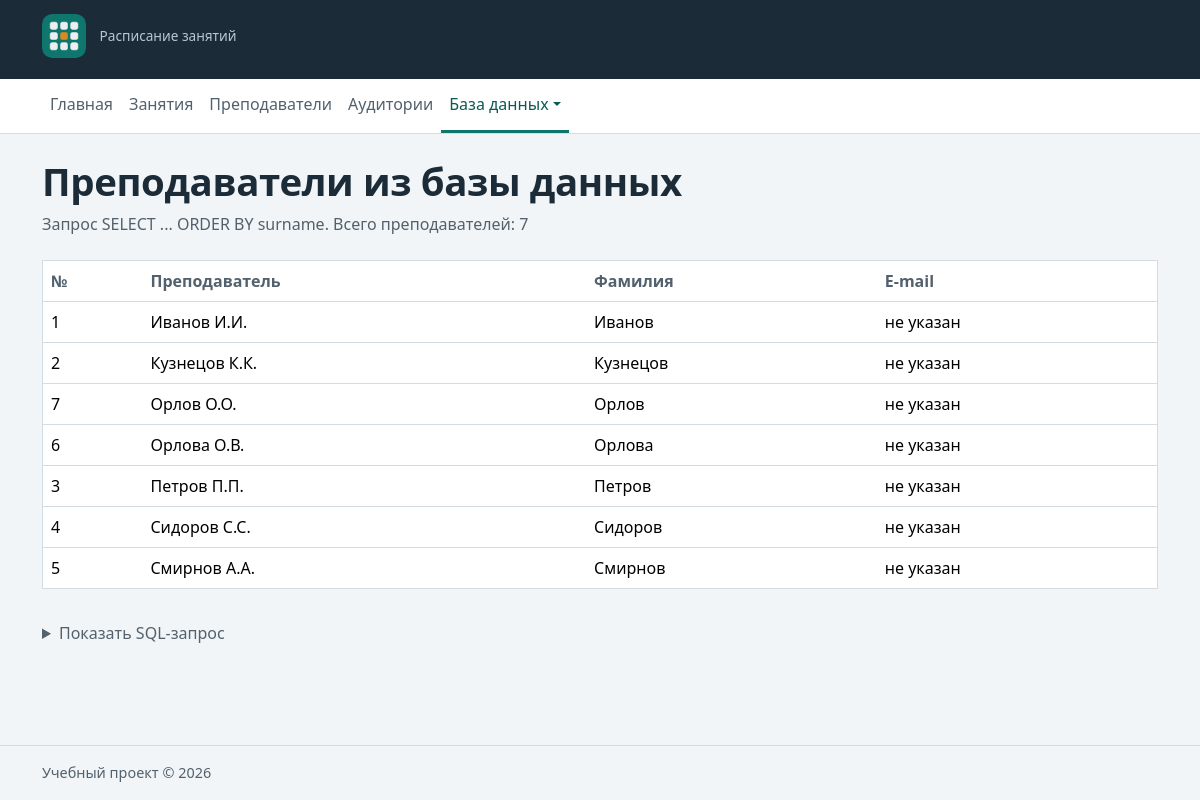
The app's page /db/teachers/ with its own data.
### dbpages/views.py (the view)
# urls.py: path("teachers/", views.teacher_list, name="teachers"),
def teacher_list(request: HttpRequest) -> HttpResponse:
    db_error = None
    conn = sqlite3.connect(settings.SQLITE_PATH)
    conn.row_factory = sqlite3.Row
    try:
        teachers = conn.execute(TEACHERS_QUERY).fetchall()
    except sqlite3.OperationalError:
        teachers, db_error = [], DB_NOT_READY
    finally:
        conn.close()
    context = {"teachers": teachers, "db_error": db_error,
               "sql": TEACHERS_QUERY.strip()}
    return render(request, "dbpages/teacher_list.html", context)

### dbpages/templates/dbpages/teacher_list.html (shortened to what this page needs)
{% extends "base.html" %}
{% block content %}
<h1 class="page-title">Преподаватели из базы данных</h1>
<p class="page-subtitle">Запрос SELECT ... ORDER BY surname. Всего преподавателей: {{ teachers|length }}</p>
<div class="table-responsive">
  <table class="table table-hover align-middle db-table">
    <thead>
      <tr>
        <th scope="col">№</th>
        <th scope="col">Преподаватель</th>
        <th scope="col">Фамилия</th>
        <th scope="col">E-mail</th>
      </tr>
    </thead>
    <tbody>
      {% for item in teachers %}
        <tr>
          <td>{{ item.id }}</td>
          <td>{{ item.full_name }}</td>
          <td>{{ item.surname }}</td>
          <td>{{ item.email|default_if_none:"не указан" }}</td>
        </tr>
      {% empty %}
        <tr>
          <td colspan="4" class="empty-state">В базе нет преподавателей. Выполните python -m db.import_json.</td>
        </tr>
      {% endfor %}
    </tbody>
  </table>
</div>
{% include "dbpages/includes/sql_box.html" %}
{% endblock %}

### templates/base.html (shortened to what this page needs)
{% load static %}<!doctype html>
<html lang="ru">
<head>
  <link href="https://cdn.jsdelivr.net/npm/bootstrap@5.3.3/dist/css/bootstrap.min.css" rel="stylesheet">
  <link href="{% static 'homepage/css/style.css' %}" rel="stylesheet">
</head>
<body class="d-flex flex-column min-vh-100">
<header class="site-header">
  <div class="container">
    <a class="site-header__brand" href="{% url 'homepage:index' %}">
      <img class="roomly-logo" src="{% static 'homepage/img/logo.png' %}"
           alt="Roomly" width="44" height="44">
      <span>
        <span class="site-header__tagline">Расписание занятий</span>
      </span>
    </a>
  </div>
</header>
{% include "includes/navigation.html" %}
<main class="container flex-grow-1 pb-5">
{% block content %}{% endblock %}
</main>
<footer class="site-footer">
  <div class="container">
    Учебный проект © <span id="current-year">{% now "Y" %}</span>
  </div>
</footer>
</body>
</html>

### templates/includes/navigation.html (shortened to what this page needs)
{% with section=request.resolver_match.namespace %}
<nav class="navbar navbar-expand-lg roomly-nav mb-4" aria-label="Основная навигация">
  <div class="container">
    <div class="collapse navbar-collapse" id="main-nav">
      <ul class="navbar-nav">
        <li class="nav-item">
          <a class="nav-link{% if section == 'homepage' %} active{% endif %}"
             href="{% url 'homepage:index' %}">Главная</a>
        </li>
        <li class="nav-item">
          <a class="nav-link{% if section == 'lessons' %} active{% endif %}"
             href="{% url 'lessons:list' %}">Занятия</a>
        </li>
        <li class="nav-item">
          <a class="nav-link{% if section == 'teachers' %} active{% endif %}"
             href="{% url 'teachers:list' %}">Преподаватели</a>
        </li>
        <li class="nav-item">
          <a class="nav-link{% if section == 'rooms' %} active{% endif %}"
             href="{% url 'rooms:list' %}">Аудитории</a>
        </li>
        <li class="nav-item dropdown">
          <button class="nav-link dropdown-toggle{% if section == 'dbpages' %} active{% endif %}"
                  type="button" data-bs-toggle="dropdown" aria-expanded="false">База данных</button>
        </li>
      </ul>
    </div>
  </div>
</nav>
{% endwith %}

### dbpages/templates/dbpages/includes/sql_box.html (shortened to what this page needs)
<details class="sql-query">
  <summary>Показать SQL-запрос</summary>
</details>

### homepage/static/homepage/css/style.css (style rules this page uses)
:root { --rl-ink: #1b2b38; --rl-ink-soft: #52616d; --rl-teal: #0f766e; --rl-teal-dark: #0b5a54; --rl-teal-soft: #dff1ee; --rl-amber: #d98a1f; --rl-amber-soft: #fff1d6; --rl-amber-text: #7a4a00; --rl-paper: #f1f5f7; --rl-line: #d3dce2; }
body { background: var(--rl-paper); color: var(--rl-ink); font-family: system-ui, -apple-system, "Segoe UI", Roboto, "Helvetica Neue", Arial, sans-serif; }
a { color: var(--rl-teal-dark); }
.site-header { background: var(--rl-ink); color: #fff; padding: 0.9rem 0; }
.site-header__brand { display: inline-flex; align-items: center; gap: 0.85rem; color: #fff; text-decoration: none; }
.roomly-logo { width: 44px; height: 44px; border-radius: 10px; }
.site-header__tagline { display: block; font-size: 0.85rem; color: #b9c7d1; }
.roomly-nav { background: #fff; border-bottom: 1px solid var(--rl-line); padding: 0; }
.roomly-nav .nav-link { color: var(--rl-ink-soft); font-weight: 500; padding: 0.85rem 1rem; border-bottom: 3px solid transparent; }
.roomly-nav .nav-link.active { color: var(--rl-teal-dark); border-bottom-color: var(--rl-teal); }
.page-title { font-size: calc(1.5rem + 1.2vw); font-weight: 700; letter-spacing: -0.01em; margin-bottom: 0.5rem; }
.page-subtitle { color: var(--rl-ink-soft); margin-bottom: 1.5rem; }
.site-footer { border-top: 1px solid var(--rl-line); color: var(--rl-ink-soft); font-size: 0.9rem; padding: 1rem 0; }
.db-table { background: #fff; border: 1px solid var(--rl-line); }
.db-table th { color: var(--rl-ink-soft); font-weight: 600; white-space: nowrap; }
.sql-query { margin-top: 1rem; color: var(--rl-ink-soft); }
.sql-query summary { cursor: pointer; }

### records on screen
teachers: id "1", full_name "Иванов И.И.", surname "Иванов", email "не указан"
teachers: id "2", full_name "Кузнецов К.К.", surname "Кузнецов", email "не указан"
teachers: id "7", full_name "Орлов О.О.", surname "Орлов", email "не указан"
teachers: id "6", full_name "Орлова О.В.", surname "Орлова", email "не указан"
teachers: id "3", full_name "Петров П.П.", surname "Петров", email "не указан"
teachers: id "4", full_name "Сидоров С.С.", surname "Сидоров", email "не указан"
teachers: id "5", full_name "Смирнов А.А.", surname "Смирнов", email "не указан"

### other values on screen
{{ teachers|length }} "7"
